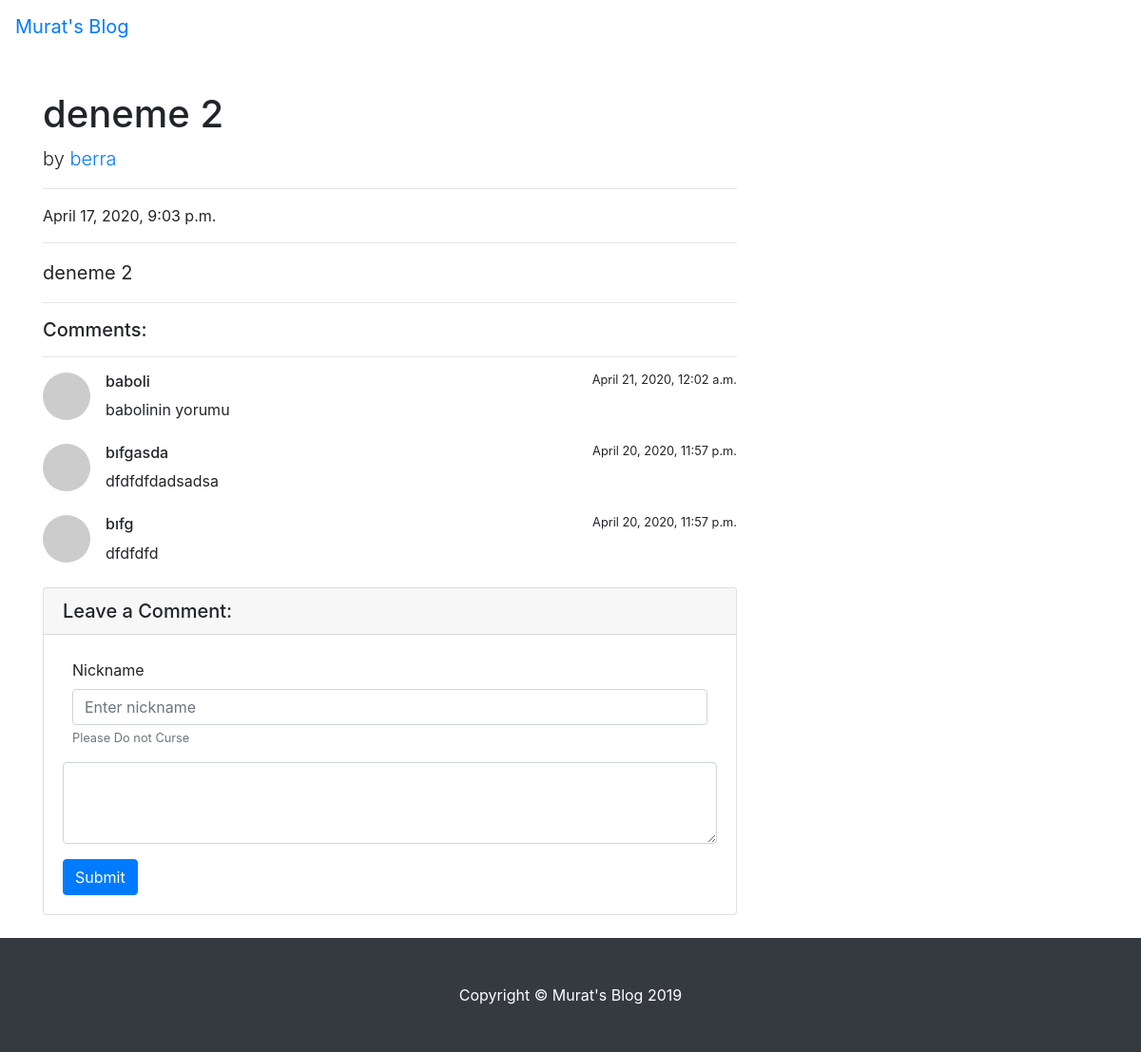
The app's page /articles/3/ with its own data.
### article/models.py (models this page shows, shortened)
class Article(models.Model):
    author = models.ForeignKey("auth.User", on_delete = models.CASCADE, verbose_name = "Author")
    title = models.CharField(max_length= 255, verbose_name = "Title")
    content = RichTextField(verbose_name = "Content")
    created_date = models.DateTimeField(auto_now_add=True, verbose_name = "Created Date")
    article_image = models.FileField(blank = True, null = True, verbose_name="Article Picture")
    class Meta():
        ordering = ["-created_date"]

class Comment(models.Model):
    article = models.ForeignKey(Article, on_delete = models.CASCADE, verbose_name = "Makale", related_name="comments")
    comment_author = models.CharField(max_length = 50, verbose_name = "name")
    comment_content = models.CharField(max_length = 200, verbose_name = "comment")
    comment_date = models.DateTimeField(auto_now_add=True)
    class Meta():
        ordering = ["-comment_date"]

### article/views.py (the view)
# urls.py: path("<int:id>/" , views.article, name = "article"),
def article(request, id):
    article = get_object_or_404(Article, id = id)
    comments = article.comments.all()
    context = {"article" : article, "comments":comments
    }
    return render(request, "article.html", context)

### templates/article.html (shortened to what this page needs)
{% extends "layout.html" %}
{% block body %}
{% if article %}
<div class="container">
  <div class="row">
    <div class="col-lg-8">
      <h1 class="mt-4">{{article.title}}</h1>
      <p class="lead">
        by
        <a href="#">{{article.author}}</a>
      </p>
      <hr>
      <p>{{article.created_date}}</p>
      <hr>
      <blockquote class="blockquote">
        <p class="mb-0">{{article.content|safe}}</p>
      </blockquote>
      <hr>
      <h5>Comments:</h5>
      <hr>
      {% if comments %}
      {% for comment in comments %}
      <div class="media mb-4">
        <img class="d-flex mr-3 rounded-circle" src="http://placehold.it/50x50" alt="">
          <div class="media-body">
            <h6 class="mt-0">{{comment.comment_author}} <small style="float: right;">{{comment.comment_date}}</small></h6>
                {{comment.comment_content}}
          </div>
      </div>
      {% endfor %}
      {% else %}
        <div class="alert alert-danger">This article hasn't got any comment yet. Leave the first comment !</div>
      {% endif %}
      <div class="card my-4">
        <h5 class="card-header">Leave a Comment:</h5>
        <div class="card-body">
          <form method = "POST" action="{% url 'article:comment' article.id %}">
            <div class="form-group" style="margin-left: 10px; margin-right: 10px; margin-top: 5px;">
              <label for="exampleInputEmail1">Nickname</label>
              <input name = "comment_author" type="text" class="form-control" placeholder="Enter nickname">
              <small id="emailHelp" class="form-text text-muted">Please Do not Curse</small>
            </div>
            <div class="form-group">
              <textarea name = "comment_content" class="form-control" rows="3"></textarea>
            </div>
            <button type="submit" class="btn btn-primary">Submit</button>
          </form>
        </div>
      </div>
    </div>
  </div>
</div>
<footer class="py-5 bg-dark">
  <div class="container">
    <p class="m-0 text-center text-white">Copyright &copy; Murat's Blog 2019</p>
  </div>
{% endif %}
{% endblock body %}

### records on screen
Article: title "deneme 2", author "berra", created_date "April 17, 2020, 9:03 p.m.", content "deneme 2"
Comment: comment_author "baboli", comment_date "April 21, 2020, 12:02 a.m.", comment_content "babolinin yorumu"
Comment: comment_author "bıfgasda", comment_date "April 20, 2020, 11:57 p.m.", comment_content "dfdfdfdadsadsa"
Comment: comment_author "bıfg", comment_date "April 20, 2020, 11:57 p.m.", comment_content "dfdfdfd"
